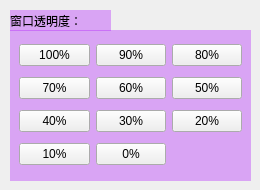
  <widget class="QWidget" name="tab">
   <attribute name="title">
    <string>窗口透明度(扩展)</string>
   </attribute>
   <widget class="QFrame" name="opacity">
    <property name="geometry">
     <rect>
      <x>10</x>
      <y>30</y>
      <width>241</width>
      <height>151</height>
     </rect>
    </property>
    <property name="styleSheet">
     <string notr="true">QFrame {
	background-color: rgba(170, 0, 255, 80);
}</string>
    </property>
    <layout class="QGridLayout" name="gridLayout_5">
     <item row="0" column="2">
      <widget class="QPushButton" name="button_opacity_80">
       <property name="text">
        <string>80%</string>
       </property>
      </widget>
     </item>
     <item row="0" column="0">
      <widget class="QPushButton" name="button_opacity_100">
       <property name="text">
        <string>100%</string>
       </property>
      </widget>
     </item>
     <item row="0" column="1">
      <widget class="QPushButton" name="button_opacity_90">
       <property name="text">
        <string>90%</string>
       </property>
      </widget>
     </item>
     <item row="1" column="0">
      <widget class="QPushButton" name="button_opacity_70">
       <property name="text">
        <string>70%</string>
       </property>
      </widget>
     </item>
     <item row="2" column="0">
      <widget class="QPushButton" name="button_opacity_40">
       <property name="text">
        <string>40%</string>
       </property>
      </widget>
     </item>
     <item row="2" column="1">
      <widget class="QPushButton" name="button_opacity_30">
       <property name="text">
        <string>30%</string>
       </property>
      </widget>
     </item>
     <item row="1" column="1">
      <widget class="QPushButton" name="button_opacity_60">
       <property name="text">
        <string>60%</string>
       </property>
      </widget>
     </item>
     <item row="1" column="2">
      <widget class="QPushButton" name="button_opacity_50">
       <property name="text">
        <string>50%</string>
       </property>
      </widget>
     </item>
     <item row="2" column="2">
      <widget class="QPushButton" name="button_opacity_20">
       <property name="text">
        <string>20%</string>
       </property>
      </widget>
     </item>
     <item row="3" column="0">
      <widget class="QPushButton" name="button_opacity_10">
       <property name="text">
        <string>10%</string>
       </property>
      </widget>
     </item>
     <item row="3" column="1">
      <widget class="QPushButton" name="button_opacity_0">
       <property name="text">
        <string>0%</string>
       </property>
      </widget>
     </item>
    </layout>
   </widget>
   <widget class="QLabel" name="label_opacity">
    <property name="geometry">
     <rect>
      <x>10</x>
      <y>10</y>
      <width>101</width>
      <height>21</height>
     </rect>
    </property>
    <property name="styleSheet">
     <string notr="true">QLabel {
	background-color: rgba(170, 0, 255, 80);
}</string>
    </property>
    <property name="text">
     <string>窗口透明度：</string>
    </property>
   </widget>
  </widget>
